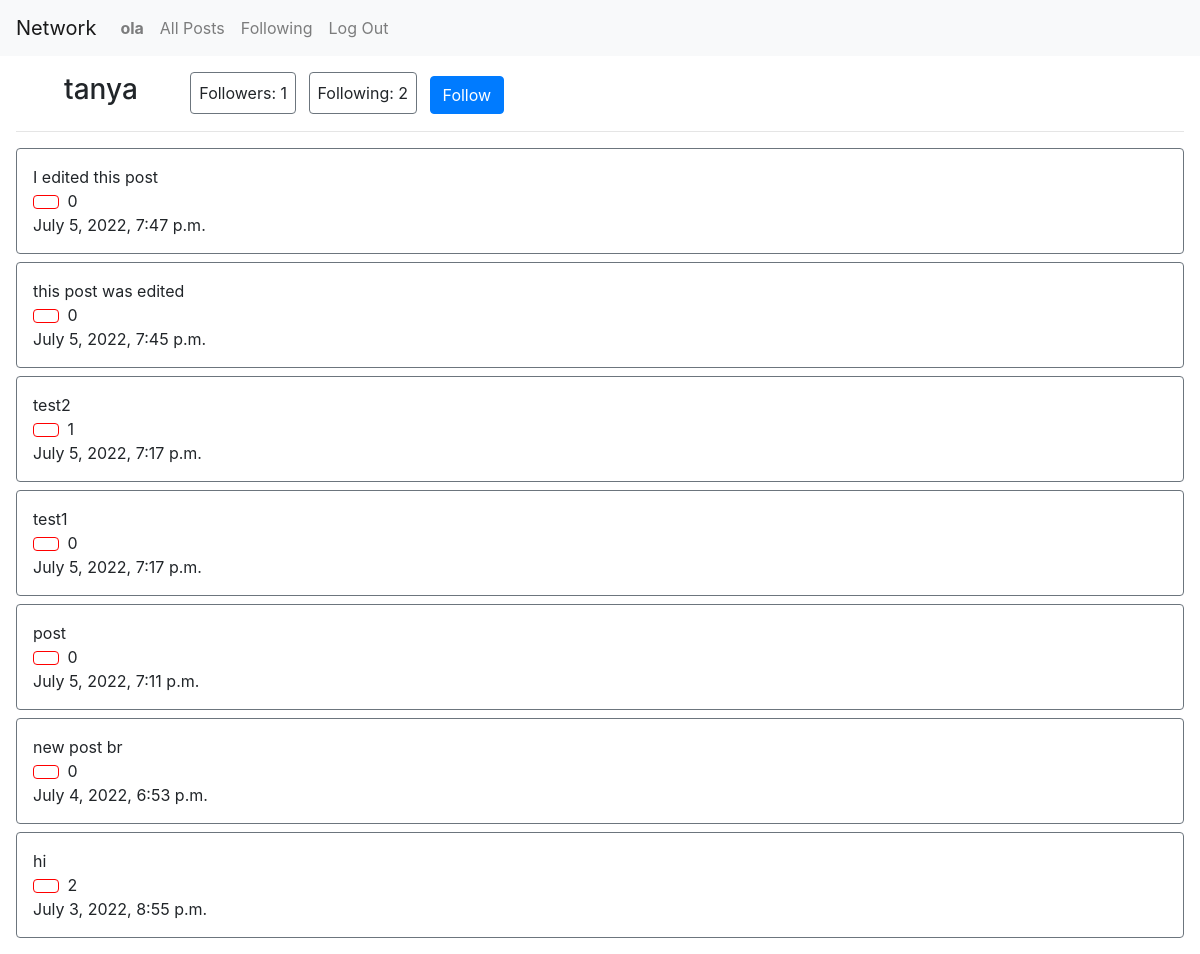
The page /profile/2 (signed in) on the database its author committed.
### network/models.py (models this page shows, shortened)
class User(AbstractUser):
    pass

class Post(models.Model):
    user = models.ForeignKey(User, on_delete=models.CASCADE, related_name="user")
    post = models.CharField(max_length=300)
    timestamp = models.DateTimeField()
    likes = models.IntegerField(default=0)

### network/views.py (the view, shortened to what this page needs)
# urls.py: path("profile/<str:owner>", views.profile, name="profile"),
def profile(request, owner):
    owner = User.objects.get(id=owner)
    button = "Follow" if Follow.objects.filter(follower=request.user, following=owner).count() == 0 else "Unfollow"
    posts = Post.objects.filter(user=owner.id).order_by('-timestamp')
    for post in posts:
        post.likes = Like.objects.filter(post=post.id).count()
        post.save()
    paginator = Paginator(posts, 10)
    page_number = request.GET.get('page')
    page_obj = paginator.get_page(page_number)
    return render(request, "network/profile.html", {
    "owner": owner,
    "followers": Follow.objects.filter(following=owner).count(),
    "following": Follow.objects.filter(follower=owner).count(),
    "page_obj": page_obj,
    "button": button
    })

### network/templates/network/profile.html (shortened to what this page needs)
{% extends "network/layout.html" %}
{% load static %}
{% block body %}
<div id="profile" class="p-3">
  <div>
    <h3 class="ml-5" style="display: inline-block;">{{ owner.username }}</h3>
    <div class="ml-5" style="display: inline-block;">
      <div class="border border-secondary rounded p-2" style="display: inline-block;">Followers: {{ followers }}</div>
      <div class="border border-secondary rounded ml-2 p-2" style="display: inline-block;">Following: {{ following }}</div>
      <form style="display: inline-block;" action="{% url 'profile' owner.id %}" method="post">
        {% if user.id != owner.id %}
          {% if button == "Follow" %}
            <button type="submit" class="btn btn-primary ml-2" name="button" value="Follow">Follow</button>
          {% else %}
            <button type="submit" class="btn btn-danger ml-2" name="button" value="Unfollow">Unfollow</button>
          {% endif %}
        {% endif %}
      </form>
    </div>
  </div>
  <hr>
  <div>
    {% for post in page_obj %}
            <div class="border border-secondary rounded p-3 mt-2">
                <div id="post-{{post.id}}">{{ post.post }}</div>
                <button class="btn mr-1 d-inline-block" style="background-color:white; border-color: red;" id="like-btn-{{post.id}}" onclick="like('{{ post.id }}')"></button>
                <div id="like-count-{{post.id}}" class="d-inline-block">{{ post.likes }}</div>
                <div>{{ post.timestamp }}</div>
            </div>
        {% empty %}
            <div>It's empty here :( Add new posts to brighten up your page</div>
        {% endfor %}
  </div>
</div>
{% endblock %}

### network/templates/network/layout.html (shortened to what this page needs)
{% load static %}
<!DOCTYPE html>
<html lang="en">
    <head>
        <link rel="stylesheet" href="https://stackpath.bootstrapcdn.com/bootstrap/4.4.1/css/bootstrap.min.css">
        <link href="{% static 'network/styles.css' %}" rel="stylesheet">
    </head>
    <body>
        <nav class="navbar navbar-expand-lg navbar-light bg-light">
            <a class="navbar-brand" href="#">Network</a>
            <div>
              <ul class="navbar-nav mr-auto">
                {% if user.is_authenticated %}
                    <li class="nav-item">
                        <a class="nav-link" id="profile" href="{% url 'profile' user.id %}"><strong>{{ user.username }}</strong></a>
                    </li>
                {% endif %}
                <li class="nav-item">
                  <a class="nav-link" href="{% url 'index' %}">All Posts</a>
                </li>
                {% if user.is_authenticated %}
                    <li class="nav-item">
                        <a class="nav-link" id="following" href="{% url 'following' %}">Following</a>
                    </li>
                    <li class="nav-item">
                        <a class="nav-link" href="{% url 'logout' %}">Log Out</a>
                    </li>
                {% endif %}
              </ul>
            </div>
          </nav>
        <div class="body">
            {% block body %}
            {% endblock %}
        </div>
    </body>
</html>

### rows shown on the page
User: username "ola"
User: username "tanya"
Post: post "I edited this post", likes "0", timestamp "July 5, 2022, 7:47 p.m."
Post: post "this post was edited", likes "0", timestamp "July 5, 2022, 7:45 p.m."
Post: post "test2", likes "1", timestamp "July 5, 2022, 7:17 p.m."
Post: post "test1", likes "0", timestamp "July 5, 2022, 7:17 p.m."
Post: post "post", likes "0", timestamp "July 5, 2022, 7:11 p.m."
Post: post "new post br", likes "0", timestamp "July 4, 2022, 6:53 p.m."
Post: post "hi", likes "2", timestamp "July 3, 2022, 8:55 p.m."

### other values the page prints
{{ followers }} "1"
{{ following }} "2"
